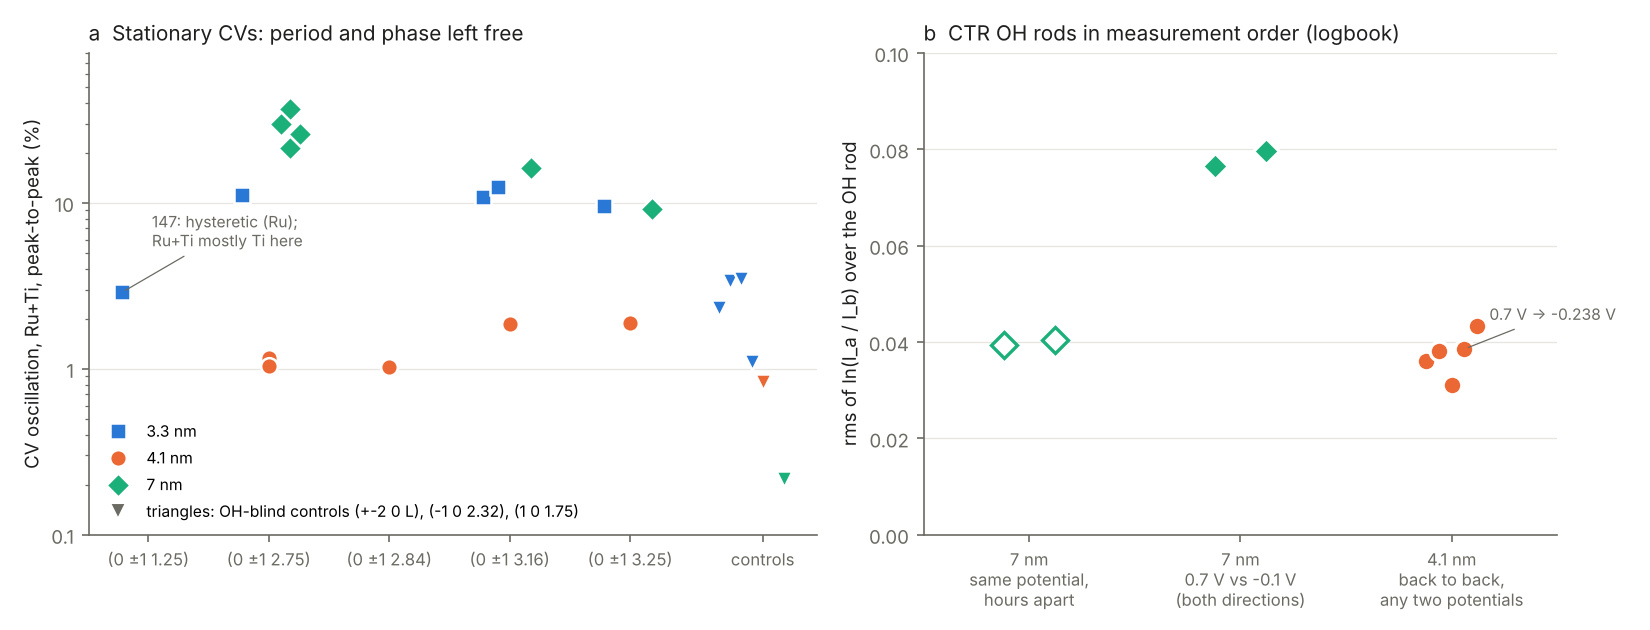

The Python source for this figure:
"""Key evidence, model-free: (a) timing-free CV amplitude per scan at the shared HKLs, by film; (b) whole-rod change of the
OH rod against the same film's 0 V rod over the CTR series, with the repeatability band from rods that cannot see OH."""
import json, os, sys
import numpy as np, matplotlib
matplotlib.use("Agg")
import matplotlib.pyplot as plt
import matplotlib.ticker
here = os.path.dirname(os.path.abspath(__file__))
amp = json.load(open(os.path.join(here, "robust_cv.json")))
info = json.load(open(os.path.join(here, "cv3.json")))
rodrms = json.load(open(os.path.join(here, "robust_rods.json")))
COL = {"3.3": "#2a78d6", "4.1": "#eb6834", "7": "#1baf7a"}
MK = {"3.3": "s", "4.1": "o", "7": "D"}
INK, MUTED, GRID = "#1f1f1e", "#6b6a63", "#e6e5e0"
plt.rcParams.update({"font.size": 9, "axes.edgecolor": MUTED, "axes.labelcolor": INK, "xtick.color": MUTED,
                     "ytick.color": MUTED, "axes.spines.top": False, "axes.spines.right": False})
fig, (a, b) = plt.subplots(1, 2, figsize=(11, 4.2), gridspec_kw=dict(width_ratios=[1.15, 1]))
Ls = [1.25, 2.75, 2.84, 3.16, 3.25]
off = {"3.3": -0.22, "4.1": 0.0, "7": 0.18}
seen = set()
for s, r in info.items():
    if r["H"] != 0: continue
    f = r["film"]; x = Ls.index(r["L"]) + off[f]
    y = 100 * amp[s]["sum"]["sine_pp"]
    a.plot(x, y, MK[f], ms=8, color=COL[f], mec="white", mew=1.2, zorder=3, label=f"{f} nm" if f not in seen else None)
    seen.add(f)
    if s == "147":
        a.annotate("147: hysteretic (Ru);\nRu+Ti mostly Ti here", (x, y), (x + 0.25, y * 1.9), fontsize=7.5, color=MUTED,
                   arrowprops=dict(arrowstyle="-", color=MUTED, lw=0.6))
pn = json.load(open(os.path.join(here, "process_new.json")))
b3 = json.load(open(os.path.join(here, "process_batch3.json")))
# controls: OH-blind reflections, as triangles in the film's colour
a.plot([], [], "v", ms=8, color=MUTED, mec="white", label="triangles: OH-blind controls (+-2 0 L), (-1 0 2.32), (1 0 1.75)")
xc = len(Ls) + 0.1
for f, x, v in (("7", xc + 0.18, amp["356"]["sum"]["sine_pp"]), ("4.1", xc, b3["519"]["sine_pp"]),
                ("3.3", xc - 0.36, pn["126"]["sine_pp"]), ("3.3", xc - 0.27, pn["127"]["sine_pp"]), ("3.3", xc - 0.18, b3["227"]["sine_pp"]), ("3.3", xc - 0.09, b3["135"]["sine_pp"])):
    a.plot(x, 100 * v, "v", ms=8, color=COL[f], mec="white", mew=1.2, zorder=3)
# repeats from the later batches
a.plot(Ls.index(3.16) - 0.10, 100 * pn["223"]["sine_pp"], MK["3.3"], ms=8, color=COL["3.3"], mec="white", mew=1.2, zorder=3)
for dx, s_ in ((0.10, "341"), (0.26, "343")):
    a.plot(Ls.index(2.75) + dx, 100 * b3[s_]["sine_pp"], MK["7"], ms=8, color=COL["7"], mec="white", mew=1.2, zorder=3)

a.set_yscale("log"); a.set_ylim(0.1, 80)
a.yaxis.set_major_formatter(matplotlib.ticker.FuncFormatter(lambda v, _: f"{v:g}"))
a.set_xticks(list(range(len(Ls))) + [len(Ls) + 0.1]); a.set_xticklabels([f"(0 ±1 {L:g})" for L in Ls] + ["controls"], fontsize=8)
a.set_ylabel("CV oscillation, Ru+Ti, peak-to-peak (%)")
a.set_title("a  Stationary CVs: period and phase left free", loc="left", color=INK, fontsize=10)
a.grid(axis="y", color=GRID, lw=0.6); a.set_axisbelow(True)
h, l = a.get_legend_handles_labels(); o = [l.index(x) for x in ("3.3 nm", "4.1 nm", "7 nm")] + [3]
a.legend([h[i] for i in o], [l[i] for i in o], frameon=False, fontsize=7.5, loc="lower left")
tr = json.load(open(os.path.join(here, "timeline_rods.json")))
groups = [("7 nm\nsame potential,\nhours apart", [tr["7 nm repeat 0.7 V"], tr["7 nm repeat -0.1 V"]], "7", True),
          ("7 nm\n0.7 V vs -0.1 V\n(both directions)", [tr["7 nm 0.7 Va vs -0.1 Va"], tr["7 nm -0.1 Vb -> 0.7 Vb"]], "7", False),
          ("4.1 nm\nback to back,\nany two potentials", [tr[k] for k in tr if k.startswith("4.1 nm") and "->" in k and "OCV" not in k], "4.1", False)]
for i_, (lab, vals, f, hollow) in enumerate(groups):
    x = i_ + np.linspace(-0.12, 0.12, len(vals)) if len(vals) > 1 else [i_]
    b.plot(x, vals, MK[f], ms=9, color=COL[f], mfc="white" if hollow else COL[f], mec=COL[f] if hollow else "white", mew=1.6, ls="none")
k = "4.1 nm 0.7 V -> -0.238 V"
b.annotate("0.7 V -> -0.238 V", (2 + np.linspace(-0.12, 0.12, len(groups[2][1]))[[kk for kk in tr if kk.startswith("4.1 nm") and "->" in kk and "OCV" not in kk].index(k)], tr[k]),
           (12, 14), textcoords="offset points", fontsize=7.5, color=MUTED, arrowprops=dict(arrowstyle="-", color=MUTED, lw=0.6))
b.set_xticks(range(3)); b.set_xticklabels([g_[0] for g_ in groups], fontsize=8)
b.set_xlim(-0.5, 2.5)
b.set_ylabel("rms of ln(I_a / I_b) over the OH rod")
b.set_title("b  CTR OH rods in measurement order (logbook)", loc="left", color=INK, fontsize=10)
b.grid(axis="y", color=GRID, lw=0.6); b.set_axisbelow(True); b.set_ylim(0, 0.1)
fig.tight_layout(); fig.savefig(os.path.join(here, "fig_robust.png"), dpi=150)
